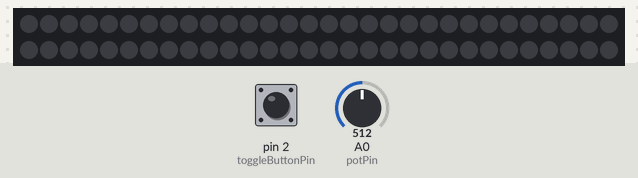
Recording of a sketch running on a simulated Arduino Uno, built with avr-gcc and run on an emulated ATmega328P. Parts: 60 RGB LEDs in strip order, left to right, continuing on the next row. The test bench sets the inputs (shaded band); at power-on: pin 2 (toggleButtonPin) HIGH, A0 (potPin) = 512. Dim RGB values are drawn brighter than linear.

Above: at 1.2 s.
1.3 s: pin 2 (toggleButtonPin) pulled LOW for 0.15 s
At 2.9 s:
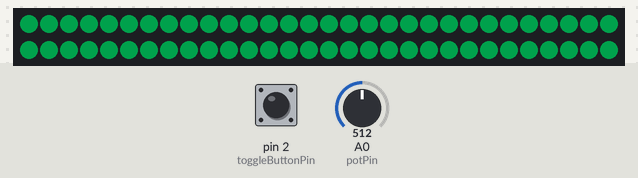
4.3 s: A0 (potPin) set to 518
5.8 s: A0 (potPin) set to 845
At 7.0 s:
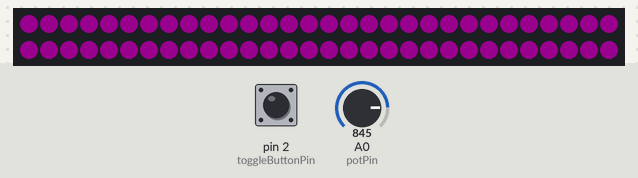
7.6 s: A0 (potPin) set to 878
9.1 s: pin 2 (toggleButtonPin) pulled LOW for 1 s
At 9.55 s:
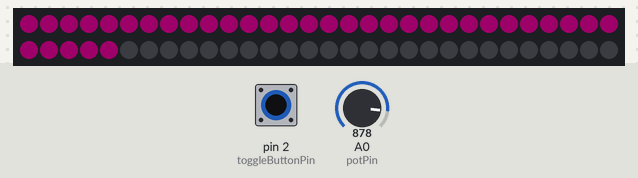
Timing chart, 0 to 12.1 s (numbered marks = the images above; inputs shaded):
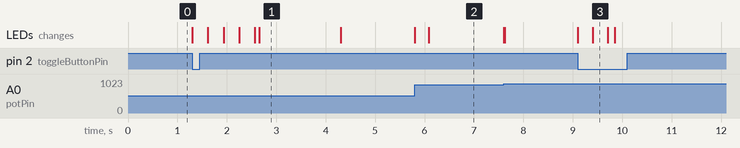

The sketch:

LightsaberV2.ino
```cpp
#include <FastLED.h>

#define NUM_LEDS 60
#define DATA_PIN 6

CRGB leds[NUM_LEDS];

int potPin = A0;
int toggleButtonPin = 2;
bool lightsaberActivated = false;
int currentHue = 0;

void setup() {
  pinMode(toggleButtonPin, INPUT_PULLUP);
  FastLED.addLeds<WS2812B, DATA_PIN, GRB>(leds, NUM_LEDS);
  FastLED.setBrightness(50);
}

void activateLightsaber(){
  for(int i = 0; i < NUM_LEDS; i++){
    leds[i] = CHSV(currentHue, 255, 255);
    FastLED.show();
    delay(20);
  }
  lightsaberActivated = true;
}

void deactivateLightsaber() {
  // Gradually turn off the lightsaber
  for (int i = NUM_LEDS - 1; i >= 0; i--) {
    leds[i] = CRGB::Black; // Turn off the LEDs
    FastLED.show();
    delay(10); // Adjust the delay to control the deactivation speed
  }
  lightsaberActivated = false;
}

void loop() {
  int buttonState = digitalRead(toggleButtonPin);

  if (buttonState == LOW) {
    if(lightsaberActivated){
      deactivateLightsaber();}
    else{
      activateLightsaber();
    }
    delay(500);
  }

  int potValue = analogRead(potPin);

  int targetHue = map(potValue, 0, 1023, 0, 255);

  while(currentHue != targetHue){
    if(currentHue < targetHue){
      currentHue++;
    }
    else{
      currentHue--;
    }
    if(lightsaberActivated){
      fill_solid(leds, NUM_LEDS, CHSV(currentHue, 255, 255));
      FastLED.show();
      delay(1);
    }
  }
}
```

Measured:
- after the input at 1.3 s, the LEDs: first change at once (image 1 shows a later state)
- after the input at 5.8 s, the LEDs: first change at once (image 2 shows a later state)
- after the input at 9.1 s, the LEDs: first change at once (image 3 shows a later state)
